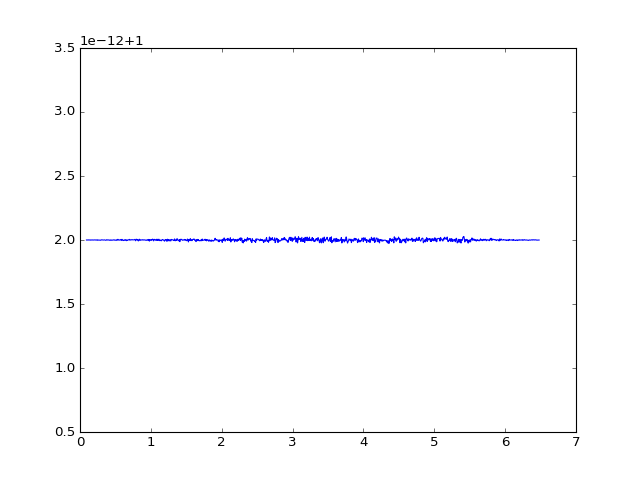

Reproduce this figure in Python.
import SAXS,json
from scipy import misc
import matplotlib.pyplot as plt
import numpy as np
conf=json.load(open('cal.json'))
img =SAXS.openmask(conf["Masks"][0]["MaskFile"])
img=img.astype(float)
cal=SAXS.calibration(conf)
r=cal.integrate(img)
nonzero=(r[1]!=0)
plt.plot(r[0][nonzero],r[1][nonzero])
